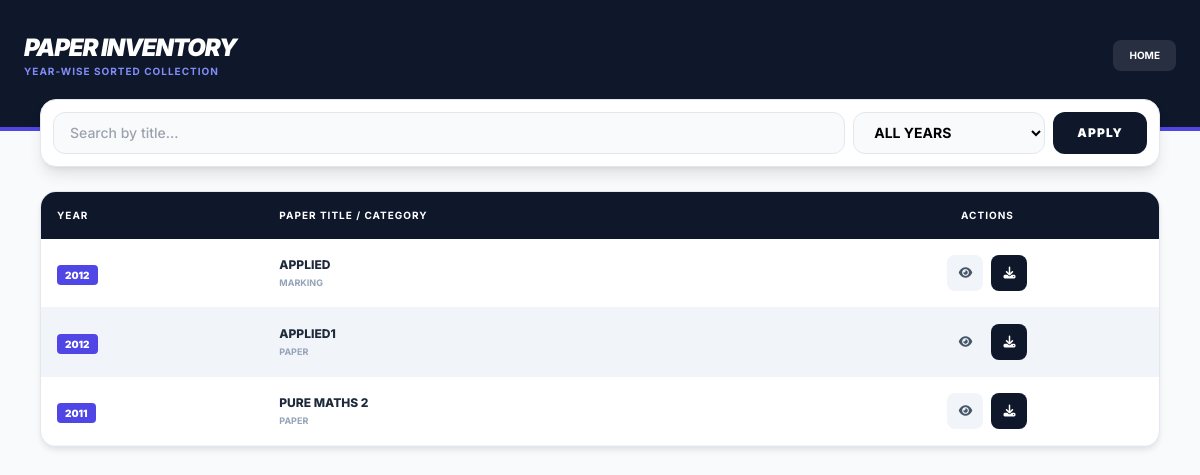
Screenshot of /st_p_papers.php (signed in) with the database file from the repository.
### tables this page shows
CREATE TABLE `past_papers` (
  `id` int(11) NOT NULL,
  `title` varchar(255) NOT NULL,
  `year` varchar(10) NOT NULL,
  `category` enum('Paper','Marking') NOT NULL,
  `file_source` enum('upload','link') NOT NULL,
  `paper_file` text NOT NULL,
  `created_at` timestamp NOT NULL DEFAULT current_timestamp()
);

### st_p_papers.php (the view, shortened to what this page needs)
<?php
include 'config.php';
$search_query = isset($_GET['search']) ? mysqli_real_escape_string($conn, $_GET['search']) : '';
$sql = "SELECT * FROM past_papers WHERE 1=1";
$sql .= " ORDER BY year DESC, title ASC";
$result = $conn->query($sql);
?>
<!DOCTYPE html>
<html lang="en">
<head>
    <script src="https://cdn.tailwindcss.com"></script>
    <link rel="stylesheet" href="https://cdnjs.cloudflare.com/ajax/libs/font-awesome/6.4.0/css/all.min.css">
</head>
<body class="pb-24">
    <header class="glass-header pt-8 pb-12 px-5 text-white">
        <div class="max-w-6xl mx-auto flex justify-between items-center">
            <div>
                <h1 class="text-2xl font-black uppercase italic tracking-tighter">Paper Inventory</h1>
                <p class="text-indigo-400 text-[10px] font-bold uppercase tracking-widest">Year-wise Sorted Collection</p>
            </div>
            <a href="index.php" class="bg-white/10 px-4 py-2 rounded-lg text-[10px] font-bold uppercase">Home</a>
        </div>
    </header>
    <main class="max-w-6xl mx-auto px-4 -mt-8">
        <div class="bg-white p-3 rounded-2xl shadow-lg mb-6 flex flex-col md:flex-row gap-3 border border-slate-200">
            <form action="" method="GET" class="w-full flex flex-col md:flex-row gap-2">
                <input type="text" name="search" value="<?= $search_query ?>" placeholder="Search by title..." class="flex-1 px-4 py-2.5 bg-slate-50 border border-slate-200 rounded-xl text-sm font-medium outline-none focus:ring-2 ring-indigo-500/20">
                <select name="year" class="md:w-48 px-4 py-2.5 bg-slate-50 border border-slate-200 rounded-xl text-sm font-bold uppercase">
                    <option value="">All Years</option>
                </select>
                <button type="submit" class="bg-slate-900 text-white px-6 py-2.5 rounded-xl font-black text-xs uppercase tracking-widest">Apply</button>
            </form>
        </div>
        <div class="table-container border border-slate-200">
            <div class="overflow-x-auto">
                <table class="w-full text-left border-collapse">
                    <thead>
                        <tr class="bg-slate-900 text-white text-[10px] font-black uppercase tracking-widest">
                            <th class="px-4 py-4">Year</th>
                            <th class="px-4 py-4">Paper Title / Category</th>
                            <th class="px-4 py-4 text-center">Actions</th>
                        </tr>
                    </thead>
                    <tbody class="text-slate-700">
                        <?php if($result && $result->num_rows > 0): ?>
                            <?php while($row = $result->fetch_assoc()):
                                $file_url = "uploads/past_papers/" . $row['paper_file'];
                            ?>
                                <tr class="border-b border-slate-100 hover:bg-indigo-50/50 transition-colors">
                                    <td class="px-4 py-4">
                                        <span class="bg-indigo-600 text-white text-[10px] font-black px-2 py-1 rounded">
                                            <?= $row['year'] ?>
                                        </span>
                                    </td>
                                    <td class="px-4 py-4">
                                        <div class="text-[12px] font-extrabold uppercase text-slate-800 leading-tight">
                                            <?= $row['title'] ?>
                                        </div>
                                        <div class="text-[9px] font-bold text-slate-400 uppercase mt-1">
                                            <?= $row['category'] ?>
                                        </div>
                                    </td>
                                    <td class="px-4 py-4">
                                        <div class="flex items-center justify-center gap-2">
                                            <a href="<?= $file_url ?>" target="_blank" class="w-9 h-9 flex items-center justify-center bg-slate-100 text-slate-600 rounded-lg hover:bg-indigo-100 hover:text-indigo-600 transition-all" title="View PDF">
                                                <i class="fas fa-eye text-xs"></i>
                                            </a>
                                            <a href="<?= $file_url ?>" download class="w-9 h-9 flex items-center justify-center bg-slate-900 text-white rounded-lg hover:bg-rose-600 transition-all" title="Download">
                                                <i class="fas fa-download text-xs"></i>
                                            </a>
                                        </div>
                                    </td>
                                </tr>
                            <?php endwhile; ?>
                        <?php else: ?>
                            <tr>
                                <td colspan="3" class="px-4 py-10 text-center text-[10px] font-black uppercase text-slate-400 italic">No papers found in current criteria.</td>
                            </tr>
                        <?php endif; ?>
                    </tbody>
                </table>
            </div>
        </div>
    </main>
</body>
</html>

### st_p_papers.php (style rules this page uses)
body { font-family: 'Inter', sans-serif; background-color: #f8fafc; }
.glass-header { background: #0f172a; border-bottom: 4px solid #4f46e5; }
.table-container { background: white; border-radius: 1rem; overflow: hidden; box-shadow: 0 4px 6px -1px rgb(0 0 0 / 0.1); }
tr:nth-child(even) { background-color: #f1f5f9; }

### rows the page displays
past_papers: year "2012", title "APPLIED", category "MARKING"
past_papers: year "2012", title "APPLIED1", category "PAPER"
past_papers: year "2011", title "PURE MATHS 2", category "PAPER"
